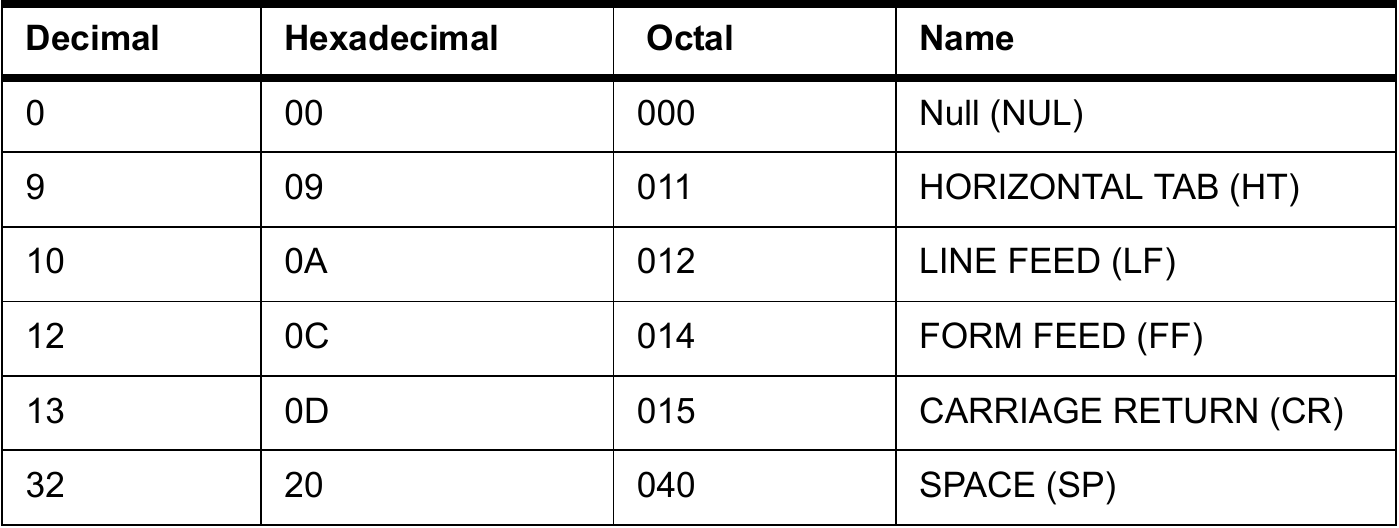
#> input picture debug_cells/cell_r0_c0.png, 1399 x 528 px
$ python -i png_ocr.py   (imports and definitions only)
#> lines starting #> are read from the running program, lines starting #| are printed output that depends on the picture; after the words box and inside, x2 and y2 are one past the last pixel; in counts of white or black regions, pixels touching at a corner belong together
import pytesseract
import cv2
import numpy as np
from PIL import Image, ImageDraw, ImageFont
import os

DEBUG_MODE = True
DEBUG_OUTPUT_DIR = "debug_output"

def extract_text(image):
    return pytesseract.image_to_string(image, config='--psm 3')

def detect_table_cells(image):
    raw = np.array(image)
    gray = cv2.cvtColor(raw, cv2.COLOR_RGB2GRAY)
    binarized = cv2.adaptiveThreshold(gray, 255, cv2.ADAPTIVE_THRESH_MEAN_C,
                                      cv2.THRESH_BINARY_INV, 15, 10)

    scale = 20
    horizontal_size = max(10, raw.shape[1] // scale)
    vertical_size = max(10, raw.shape[0] // scale)

    horizontal_kernel = cv2.getStructuringElement(cv2.MORPH_RECT, (horizontal_size, 1))
    vertical_kernel = cv2.getStructuringElement(cv2.MORPH_RECT, (1, vertical_size))

    horizontal_lines = cv2.erode(binarized, horizontal_kernel)
    horizontal_lines = cv2.dilate(horizontal_lines, horizontal_kernel)
    vertical_lines = cv2.erode(binarized, vertical_kernel)
    vertical_lines = cv2.dilate(vertical_lines, vertical_kernel)

    intersections = cv2.bitwise_and(horizontal_lines, vertical_lines)
    intersections_coords = cv2.findNonZero(intersections)

    if intersections_coords is None or len(intersections_coords) < 4:
        return []

    pts = intersections_coords.reshape(-1, 2)

    def cluster_coords(coords, threshold=10):
        coords = sorted(coords)
        clusters = []
        current = [coords[0]]
        for p in coords[1:]:
            if abs(p - current[-1]) <= threshold:
                current.append(p)
            else:
                clusters.append(current)
                current = [p]
        clusters.append(current)
        return [int(np.mean(c)) for c in clusters]

    ys = sorted(set(pts[:, 1]))
    xs = sorted(set(pts[:, 0]))
    clustered_ys = cluster_coords(ys)
    clustered_xs = cluster_coords(xs)

    cells = []
    for i in range(len(clustered_ys) - 1):
        for j in range(len(clustered_xs) - 1):
            x = clustered_xs[j]
            y = clustered_ys[i]
            w = clustered_xs[j + 1] - x
            h = clustered_ys[i + 1] - y
            if w > 15 and h > 10:
                cells.append((x, y, w, h))

    return cells

def group_cells_into_rows(cells, row_threshold=10):
    rows = []
    current_row = []
    last_y = None
    for cell in sorted(cells, key=lambda b: (b[1], b[0])):
        x, y, w, h = cell
        if last_y is None or abs(y - last_y) <= row_threshold:
            current_row.append(cell)
            last_y = y
        else:
            rows.append(sorted(current_row, key=lambda b: b[0]))
            current_row = [cell]
            last_y = y
    if current_row:
        rows.append(sorted(current_row, key=lambda b: b[0]))
    return rows

def extract_text_from_cell(image, cell, padding=10):
    x, y, w, h = cell
    x0 = max(x - padding, 0)
    y0 = max(y - padding, 0)
    x1 = min(x + w + padding, image.width)
    y1 = min(y + h + padding, image.height)

    crop = image.crop((x0, y0, x1, y1)).convert("L")
    crop = crop.resize((crop.width * 3, crop.height * 3), resample=Image.LANCZOS)
    crop_cv = cv2.GaussianBlur(np.array(crop), (3, 3), 0)
    _, crop_cv = cv2.threshold(crop_cv, 150, 255, cv2.THRESH_BINARY + cv2.THRESH_OTSU)
    crop_processed = Image.fromarray(crop_cv)

    text = pytesseract.image_to_string(crop_processed, config='--psm 6').strip()
    return text

def extract_structured_data(image, debug_id=None):
    cells = detect_table_cells(image)
    if not cells:
        return {
            "top_text": extract_text(image),
            "table": None
        }

    table_top = min(c[1] for c in cells)
    top_text_img = image.crop((0, 0, image.width, table_top))
    top_text = extract_text(top_text_img).strip()

    rows = group_cells_into_rows(cells)
    table_data = []
    debug_overlay = image.copy()

    for r, row in enumerate(rows):
        row_data = []
        for c, cell in enumerate(row):
            text = extract_text_from_cell(image, cell)
            row_data.append(text)

            if DEBUG_MODE:
                draw = ImageDraw.Draw(debug_overlay)
                x, y, w, h = cell
                draw.rectangle([x, y, x + w, y + h], outline="red", width=2)
                try:
                    draw.text((x + 2, y + 2), text[:15], fill="blue")
                except Exception:
                    pass  # Skip draw error if font fails

        table_data.append(row_data)

    if DEBUG_MODE:
        os.makedirs(DEBUG_OUTPUT_DIR, exist_ok=True)
        debug_path = os.path.join(DEBUG_OUTPUT_DIR, f"DEBUG_{debug_id or 'image'}.png")
        debug_overlay.save(debug_path)
        print(f"[DEBUG] Saved debug overlay to {debug_path}")

    return {
        "top_text": top_text,
        "table": table_data
    }

>>> from PIL import Image
>>> picture = Image.open('debug_cells/cell_r0_c0.png')
#> picture is the input picture: PIL image 1399x528 RGB; min 0, max 255, mean 231.6
>>> result = extract_structured_data(picture)
#> in detect_table_cells, `binarized = cv2.adaptiveThreshold(gray, 255, cv2.ADAPTIVE_THRESH_MEAN_..`:
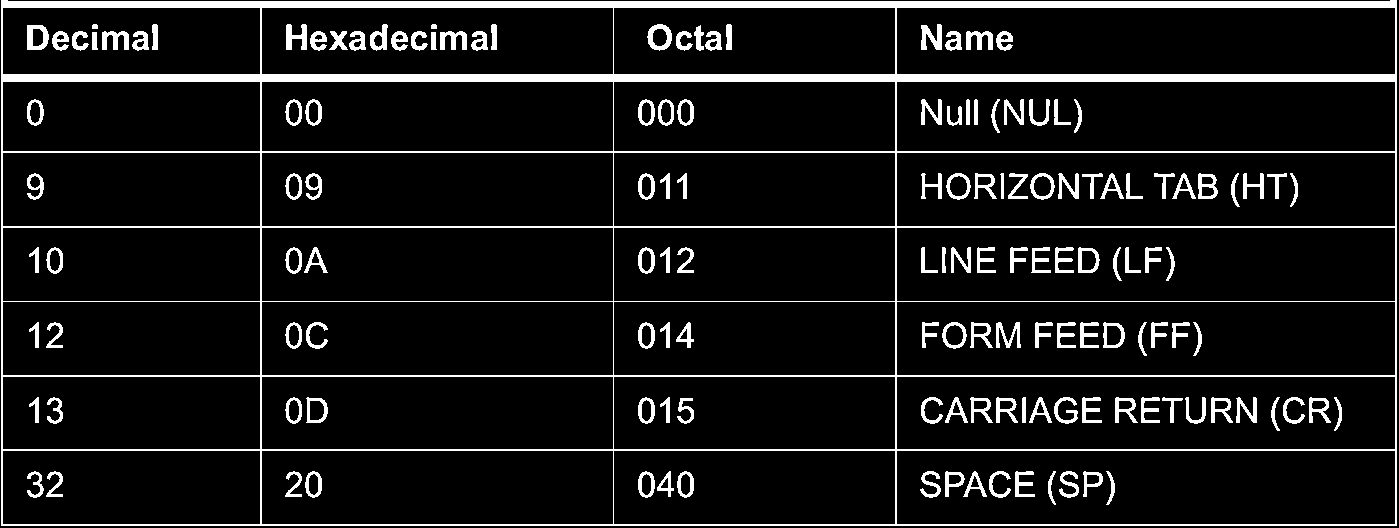
#> binarized: shape (528, 1399); 9.4% white; 147 white regions, largest, box (x1, y1, x2, y2) and area: (1, 0, 1397, 526) 40801, (921, 24, 942, 50) 345, (27, 25, 49, 50) 342
#> in detect_table_cells, `horizontal_lines = cv2.erode(binarized, horizontal_kernel)`:
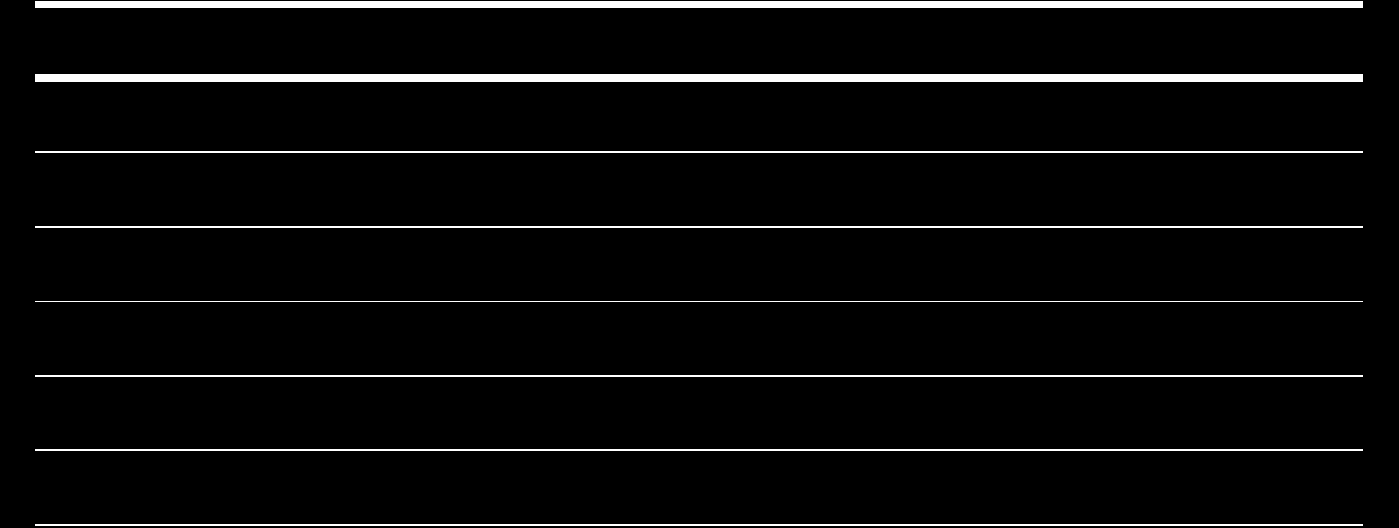
#> horizontal_lines: shape (528, 1399); 4.7% white; 8 white regions, largest, box (x1, y1, x2, y2) and area: (35, 74, 1363, 82) 10624, (35, 1, 1363, 8) 9296, (35, 151, 1363, 153) 2656
#> in detect_table_cells, `horizontal_lines = cv2.dilate(horizontal_lines, horizontal_kernel)`:
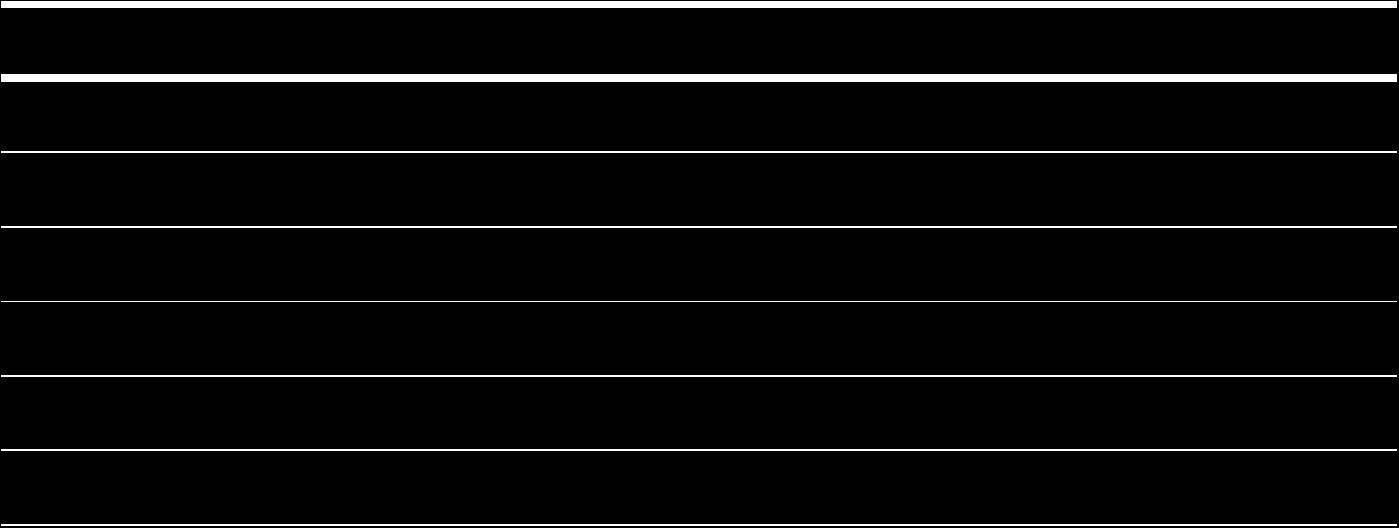
#> horizontal_lines: shape (528, 1399); 4.9% white; 8 white regions, largest, box (x1, y1, x2, y2) and area: (1, 74, 1397, 82) 11168, (1, 1, 1397, 8) 9772, (1, 151, 1397, 153) 2792
#> in detect_table_cells, `vertical_lines = cv2.erode(binarized, vertical_kernel)`:
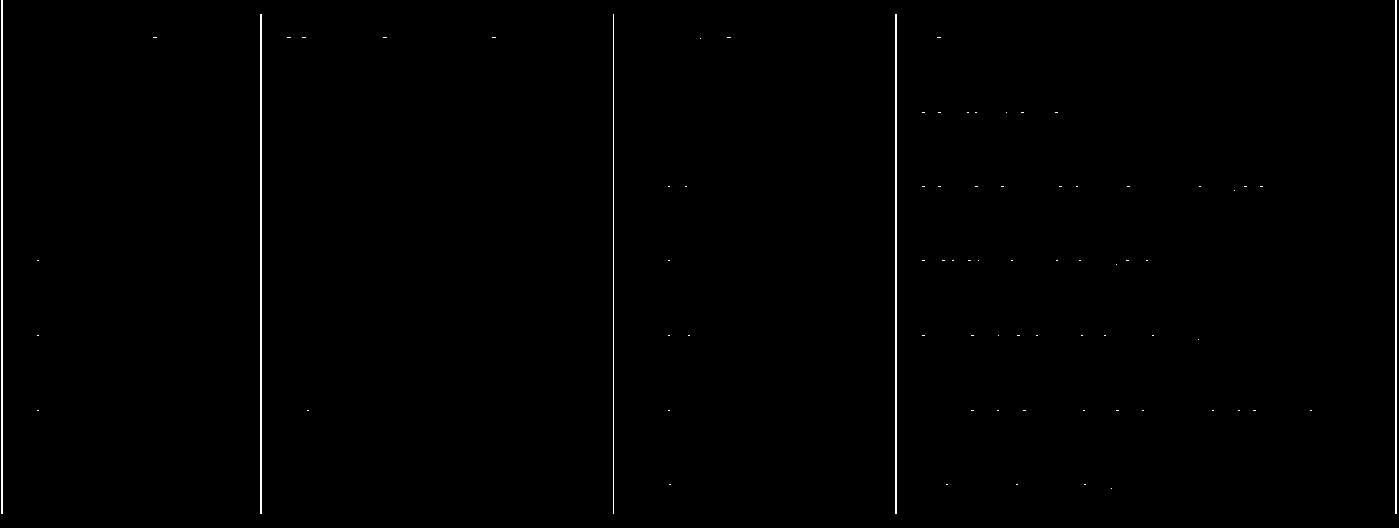
#> vertical_lines: shape (528, 1399); 0.64% white in thin lines or dots
#> in detect_table_cells, `vertical_lines = cv2.dilate(vertical_lines, vertical_kernel)`:
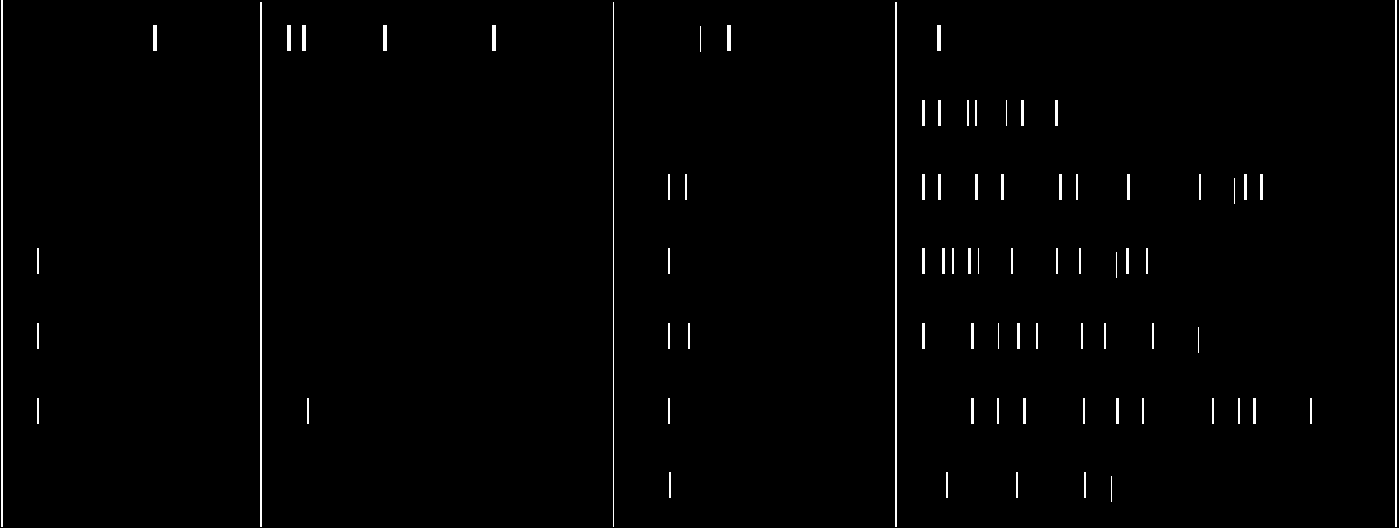
#> vertical_lines: shape (528, 1399); 1.2% white in thin lines or dots
#> in detect_table_cells, `intersections = cv2.bitwise_and(horizontal_lines, vertical_lines)`:
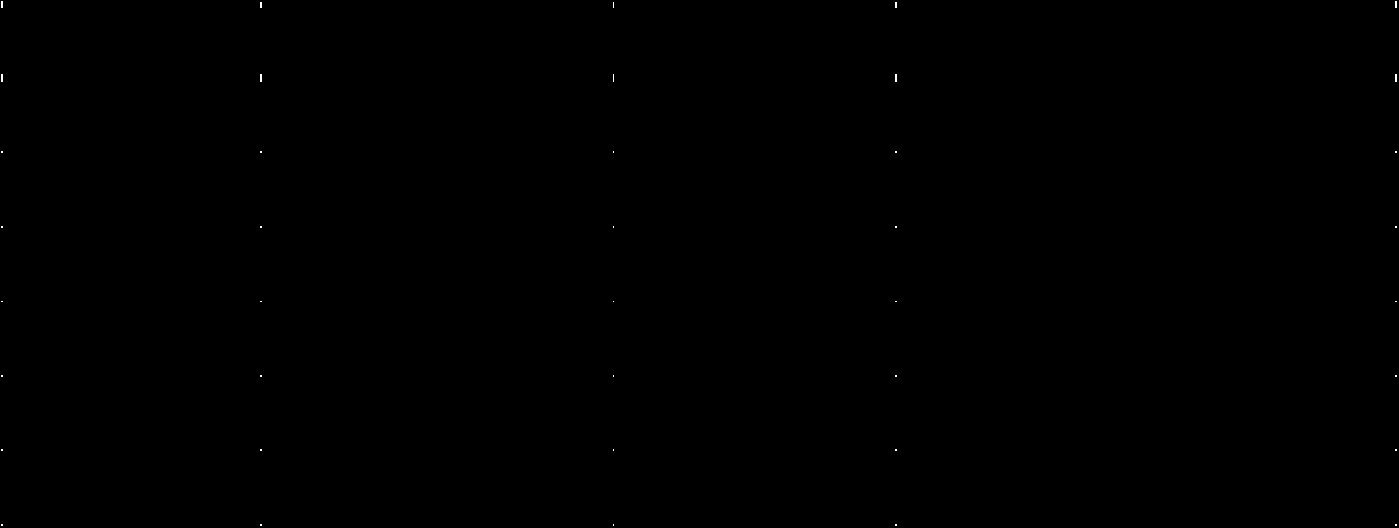
#> intersections: shape (528, 1399); 0.03% white in thin lines or dots
#> in detect_table_cells, `intersections_coords = cv2.findNonZero(intersections)`: intersections_coords = contour of 229 points, box (x1, y1, x2, y2) (1, 1, 1397, 526), area 0
#> in detect_table_cells, `pts = intersections_coords.reshape(-1, 2)`: pts = 229 pairs, first value 1 to 1396, second value 1 to 525
#> in detect_table_cells, `ys = sorted(set(pts[:, 1]))`: ys = 26 values from 1 to 525
#> in detect_table_cells, `xs = sorted(set(pts[:, 0]))`: xs = [1, 2, 260, 261, 613, 895, 896, 1395, 1396]
#> in cluster_coords, `coords = sorted(coords)`: coords = 26 values from 1 to 525
#> in cluster_coords, `current = [coords[0]]`: current = [1]
#> the loop in cluster_coords, `for p in coords[1:]:` made 25 passes
#> (p, current) on passes 7, 15, 17, 19, 20, 22, 24: (74, [74]), (151, [151]), (226, [226]), (301, [301]), (375, [375]), (449, [449]), (524, [524])
#> p on passes 1 to 6: 2, 3, 4, 5, 6, 7
#> after the loop in cluster_coords, `for p in coords[1:]:`: clusters = [[1, 2, 3, 4, 5, 6, 7], [74, 75, 76, 77, 78, 79, 80, 81], [151, 152], [226, 227], [301], [375, 376], [449, 450]]
#> in detect_table_cells, `clustered_ys = cluster_coords(ys)`: clustered_ys = [4, 77, 151, 226, 301, 375, 449, 524]
#> the loop in cluster_coords (call 2), `for p in coords[1:]:` made 8 passes
#> (p, current) on passes 2, 4, 5, 7: (260, [260]), (613, [613]), (895, [895]), (1395, [1395])
#> p on passes 1, 3, 6, 8: 2, 261, 896, 1396
#> in detect_table_cells, `clustered_xs = cluster_coords(xs)`: clustered_xs = [1, 260, 613, 895, 1395]
#> the loop in detect_table_cells, `for i in range(len(clustered_ys) - 1):` made 7 passes
#> after the loop in detect_table_cells, `for i in range(len(clustered_ys) - 1):`: cells = 28 items, first 6: (1, 4, 259, 73), (260, 4, 353, 73), (613, 4, 282, 73), (895, 4, 500, 73), (1, 77, 259, 74), (260, 77, 353, 74)
#> in extract_structured_data, `table_top = min(c[1] for c in cells)`: table_top = 4
#> (the run stopped early here; a loop or call above may not have finished)
